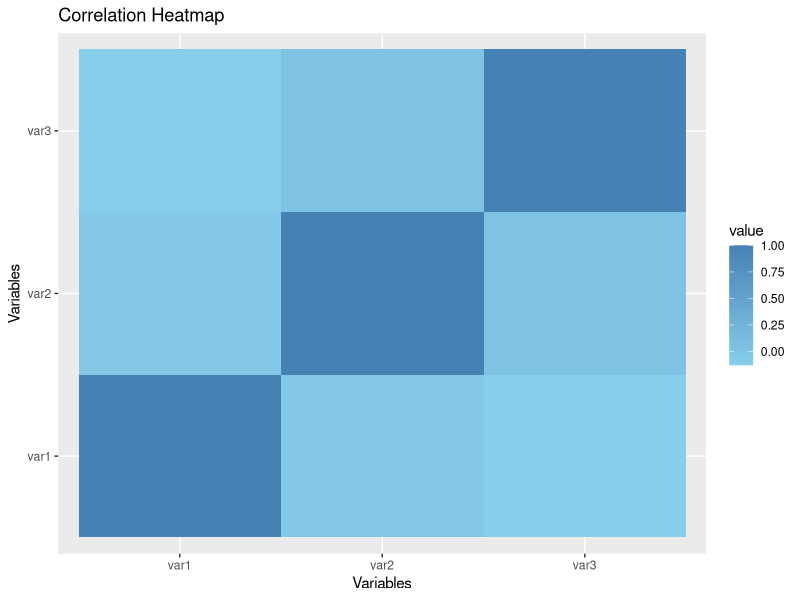

Reproduce this figure in R.
# Install the necessary packages if not already installed
# install.packages("ggplot2")
# install.packages("reshape2")

# Load the required libraries
library(ggplot2)
library(reshape2)

# Function to generate a correlation heatmap
generate_correlation_heatmap <- function(dataframe) {
  # Compute the correlation matrix
  cor_matrix <- cor(dataframe)
  
  # Reshape the correlation matrix
  cor_melted <- melt(cor_matrix)
  
  # Generate the heatmap
  ggplot(data = cor_melted, aes(Var1, Var2, fill = value)) +
    geom_tile() +
    scale_fill_gradient(low = "skyblue", high = "steelblue") +
    labs(title = "Correlation Heatmap", x = "Variables", y = "Variables")
}

# Example usage with a sample dataframe
# Replace this with your actual dataframe
set.seed(123)
dataframe <- data.frame(
  var1 = rnorm(100),
  var2 = rnorm(100),
  var3 = rnorm(100)
)

# Generate the correlation heatmap
heatmap_plot <- generate_correlation_heatmap(dataframe)

# Display the correlation heatmap
print(heatmap_plot)
